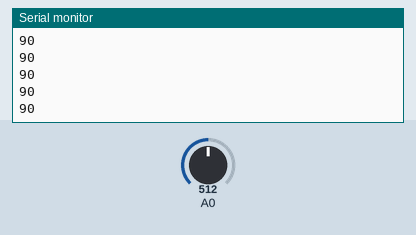
Bench run of a sketch on a simulated Arduino Uno, built with avr-gcc and run on an emulated ATmega328P. Shown: the last lines printed to the serial monitor. The inputs (shaded band) are chosen by the test bench; at power-on: A0 = 512. No radio packets arrive unless stated.

Above: at 1.2 s.
1.3 s: A0 set to 716
At 1.8 s:
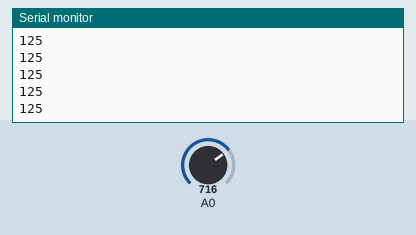
2.8 s: A0 set to 900
At 3.8 s:
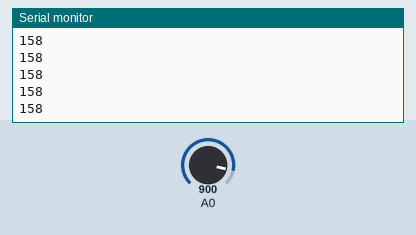
Timing chart, 0 to 5.8 s (numbered marks = the images above; inputs shaded):
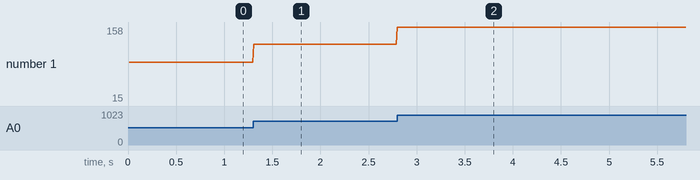

The sketch:

WirelessConnectionTransmitter.ino
```cpp
#include <SPI.h>
#include <nRF24L01.h>
#include <RF24.h>


int OX1 = 0;
int OY1 = 1;
int OX2 = 2;
int OY2 = 3;

volatile int valX1 = 0;
volatile int valY1 = 0;
volatile int valX2 = 0;
volatile int valY2 = 0;

RF24 radio(7, 8); // CE, CSN
const byte addresses[][6] = {"00001", "00002"};
boolean buttonState = 0;


void setup()
{
  //pinMode(12, OUTPUT);
  radio.begin();
  radio.openWritingPipe(addresses[1]); // 00002
  radio.openReadingPipe(1, addresses[0]); // 00001
  radio.setPALevel(RF24_PA_MIN);


  Serial.begin(9600);

}

void loop()
{
  delay(5);
  radio.stopListening();
  int potValue = analogRead(A0);
  int angleValue = map(potValue, 0, 1023, 0, 180);
  Serial.println(angleValue);
  radio.write(&angleValue, sizeof(angleValue));
  delay(5);
  /*radio.startListening();
  while (!radio.available());
  radio.read(&buttonState, sizeof(buttonState));*/
  /*if (buttonState == HIGH) {
    //digitalWrite(led, HIGH);
    Serial.println("HIGH");
  }
  else {
    //digitalWrite(led, LOW);

    Serial.println("LOW");
  }*/

  /*
  valX1 = analogRead(OX1);
  valY1 = analogRead(OY1);
  valX2 = analogRead(OX2);
  valY2 = analogRead(OY2);

  Serial.println(valX1);
  Serial.println(valY1);
  Serial.println(valX2);
  Serial.println(valY2);

  delay(2000);*/

}
```

Measured:
- after the input at 1.3 s, the serial monitor: prints a new line at once (image 1)
- after the input at 2.8 s, the serial monitor: prints a new line at once (image 2)
- plotted number 1: 90 → 125 after the input at 1.3 s, 125 → 15 after the input at 2.8 s
